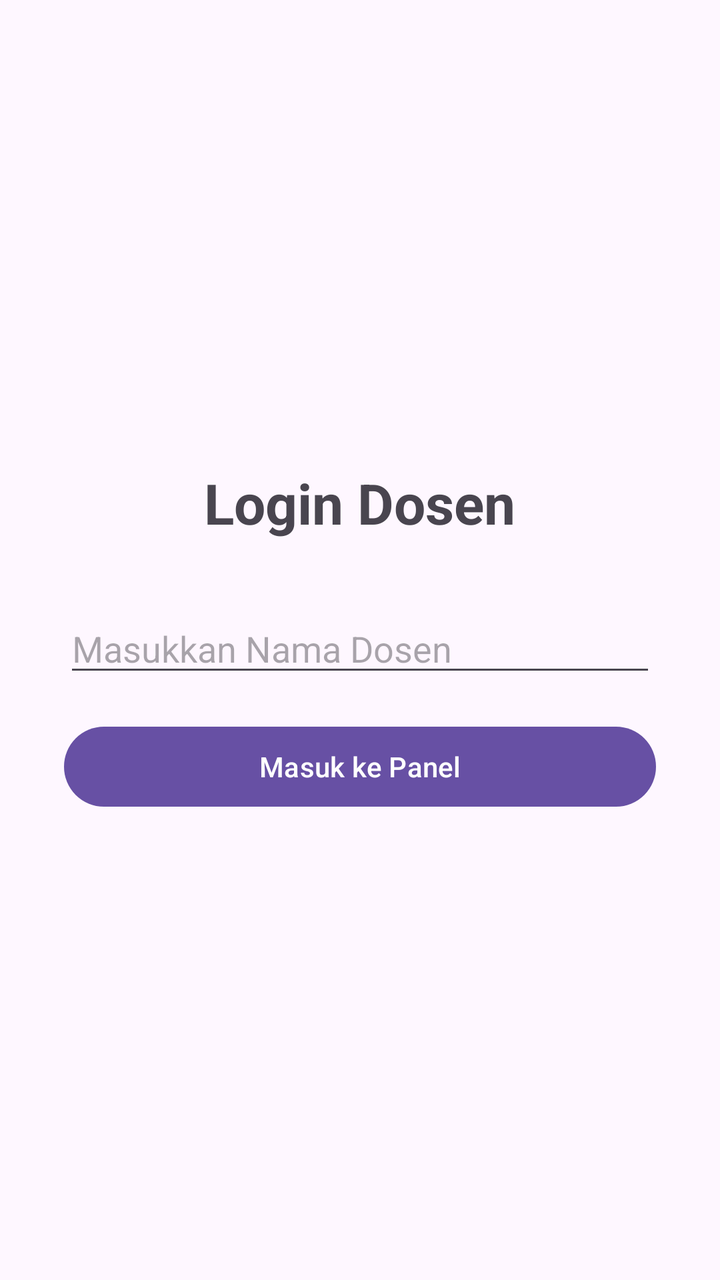
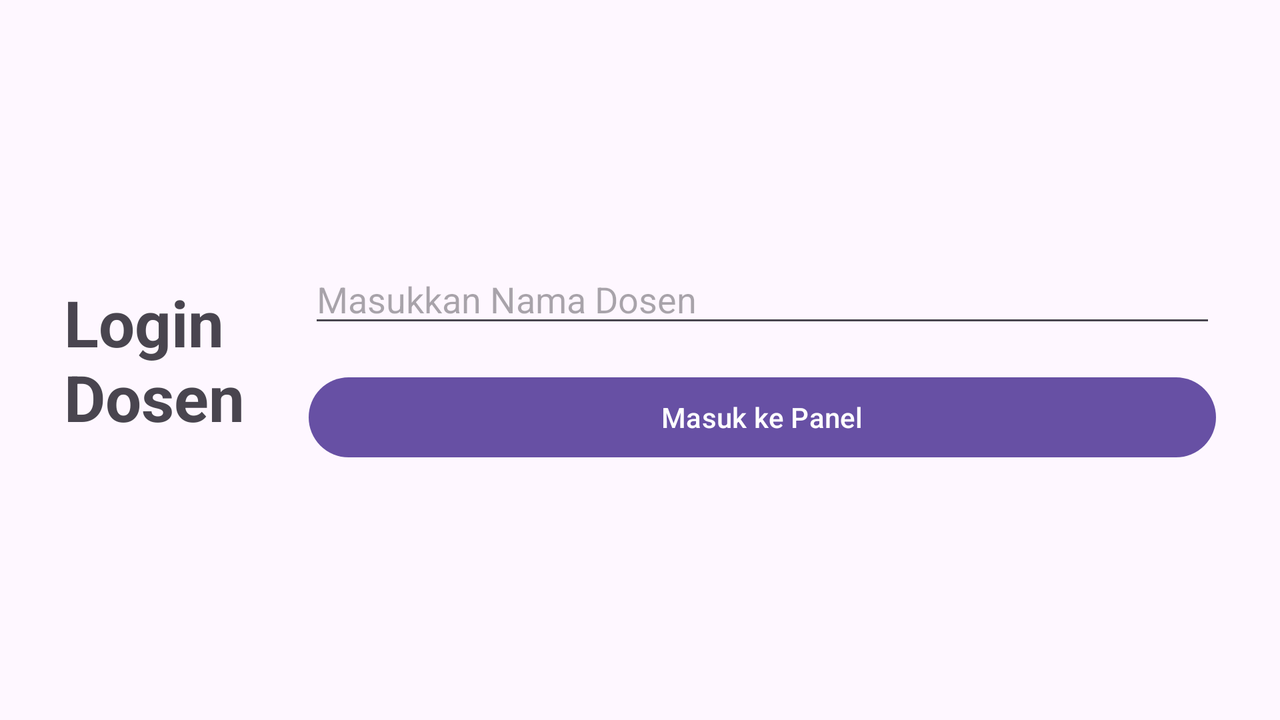

First picture: res/layout/ on a phone held upright. Second picture: the repository's own variant of that layout, on a device whose configuration matches the variant's folder. Source for both follows.
<!-- AndroidManifest.xml: application theme Theme.UTS_PembrogSeluler_42430033_Lukman -->
<!-- res/layout/activity_main.xml -->
<?xml version="1.0" encoding="utf-8"?>
<LinearLayout xmlns:android="http://schemas.android.com/apk/res/android"
    android:layout_width="match_parent"
    android:layout_height="match_parent"
    android:orientation="vertical"
    android:gravity="center"
    android:padding="32dp">

    <TextView
        android:layout_width="wrap_content"
        android:layout_height="wrap_content"
        android:text="Login Dosen"
        android:textSize="28sp"
        android:textStyle="bold"
        android:layout_marginBottom="32dp"/>

    <EditText
        android:id="@+id/etNamaDosen"
        android:layout_width="match_parent"
        android:layout_height="wrap_content"
        android:hint="Masukkan Nama Dosen"
        android:inputType="textPersonName"
        android:layout_marginBottom="16dp"/>

    <Button
        android:id="@+id/btnMasuk"
        android:layout_width="match_parent"
        android:layout_height="wrap_content"
        android:text="Masuk ke Panel"/>
</LinearLayout>
<!-- resources referenced by this layout -->
<resources>
  <style name="Theme.UTS_PembrogSeluler_42430033_Lukman" parent="Base.Theme.UTS_PembrogSeluler_42430033_Lukman" />
  <style name="Base.Theme.UTS_PembrogSeluler_42430033_Lukman" parent="Theme.Material3.DayNight.NoActionBar">
          
          
      </style>
</resources>
<!-- res/layout-land/activity_main.xml (the repository's variant of the layout above) -->
<!-- drawn on the phone turned sideways -->
<?xml version="1.0" encoding="utf-8"?>
<LinearLayout xmlns:android="http://schemas.android.com/apk/res/android"
    android:layout_width="match_parent"
    android:layout_height="match_parent"
    android:orientation="horizontal"
    android:gravity="center"
    android:padding="32dp">

    <TextView
        android:layout_width="wrap_content"
        android:layout_height="wrap_content"
        android:text="Login\nDosen"
        android:textSize="32sp"
        android:textStyle="bold"
        android:layout_marginEnd="32dp"/>

    <LinearLayout
        android:layout_width="0dp"
        android:layout_height="wrap_content"
        android:layout_weight="1"
        android:orientation="vertical">

        <EditText
            android:id="@+id/etNamaDosen"
            android:layout_width="match_parent"
            android:layout_height="wrap_content"
            android:hint="Masukkan Nama Dosen"
            android:inputType="textPersonName"
            android:layout_marginBottom="16dp"/>

        <Button
            android:id="@+id/btnMasuk"
            android:layout_width="match_parent"
            android:layout_height="wrap_content"
            android:text="Masuk ke Panel"/>
    </LinearLayout>
</LinearLayout>
